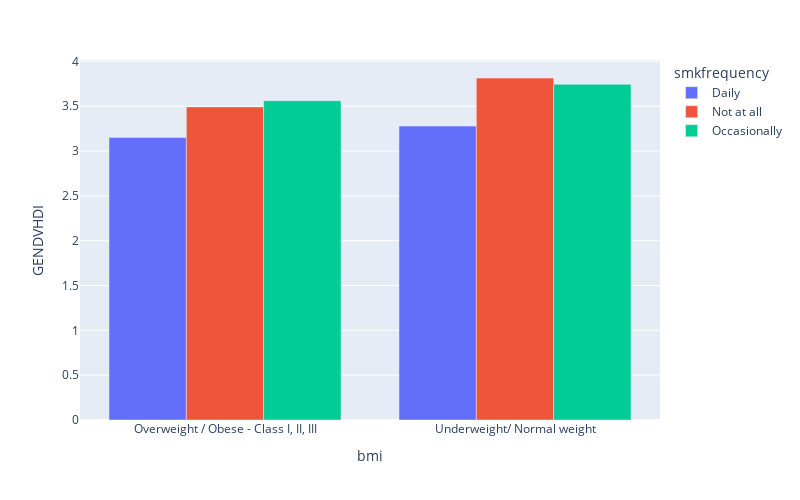

Notebook code for this chart:
### Code cell
fig = px.bar(analysis1, x="bmi", y="GENDVHDI",color='smkfrequency',barmode='group',height=500,width=800)
fig.show()

### Figure 1 — Plotly figure (JSON) as saved in the notebook; plotly's stock layout.template omitted (floating-point values rounded to 4 significant figures)
{"data": [{"alignmentgroup": "True", "hovertemplate": "smkfrequency=Daily<br>bmi=%{x}<br>GENDVHDI=%{y}<extra></extra>", "legendgroup": "Daily", "marker": {"color": "#636efa", "pattern": {"shape": ""}}, "name": "Daily", "offsetgroup": "Daily", "orientation": "v", "showlegend": true, "textposition": "auto", "type": "bar", "x": ["Overweight / Obese - Class I, II, III", "Underweight/ Normal weight"], "xaxis": "x", "y": [3.152, 3.278], "yaxis": "y"}, {"alignmentgroup": "True", "hovertemplate": "smkfrequency=Not at all<br>bmi=%{x}<br>GENDVHDI=%{y}<extra></extra>", "legendgroup": "Not at all", "marker": {"color": "#EF553B", "pattern": {"shape": ""}}, "name": "Not at all", "offsetgroup": "Not at all", "orientation": "v", "showlegend": true, "textposition": "auto", "type": "bar", "x": ["Overweight / Obese - Class I, II, III", "Underweight/ Normal weight"], "xaxis": "x", "y": [3.492, 3.814], "yaxis": "y"}, {"alignmentgroup": "True", "hovertemplate": "smkfrequency=Occasionally<br>bmi=%{x}<br>GENDVHDI=%{y}<extra></extra>", "legendgroup": "Occasionally", "marker": {"color": "#00cc96", "pattern": {"shape": ""}}, "name": "Occasionally", "offsetgroup": "Occasionally", "orientation": "v", "showlegend": true, "textposition": "auto", "type": "bar", "x": ["Overweight / Obese - Class I, II, III", "Underweight/ Normal weight"], "xaxis": "x", "y": [3.561, 3.744], "yaxis": "y"}], "layout": {"barmode": "group", "height": 500, "legend": {"title": {"text": "smkfrequency"}, "tracegroupgap": 0}, "margin": {"t": 60}, "width": 800, "xaxis": {"anchor": "y", "autorange": true, "domain": [0, 1], "range": [-0.5, 1.5], "title": {"text": "bmi"}, "type": "category"}, "yaxis": {"anchor": "x", "autorange": true, "domain": [0, 1], "range": [0, 4.015], "title": {"text": "GENDVHDI"}, "type": "linear"}}}
